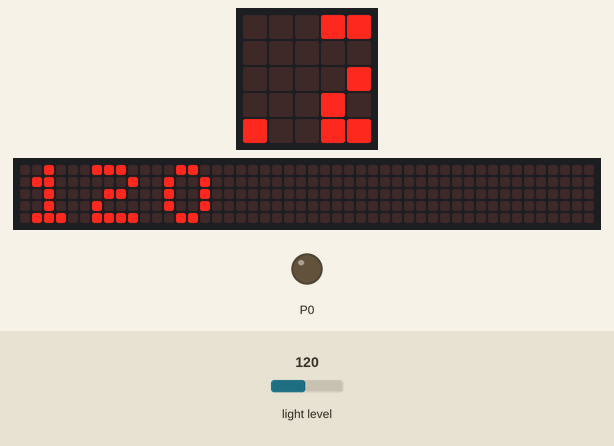
Recording of a program running on a simulated BBC micro:bit (MakeCode). Shown: the board's 5×5 LED display, a strip that is not on the board, showing the scrolling text unrolled, output pins drawn as LEDs (lit = HIGH). The inputs (shaded band) are chosen by the test bench; at power-on: light level 120. The 48×5 strip is a reading aid, not a part: it shows the text the display is scrolling, unrolled, one strip-width of it at a time.

Above: at 1.27 s.
1.3 s: light level set to 5
At 4.8 s:
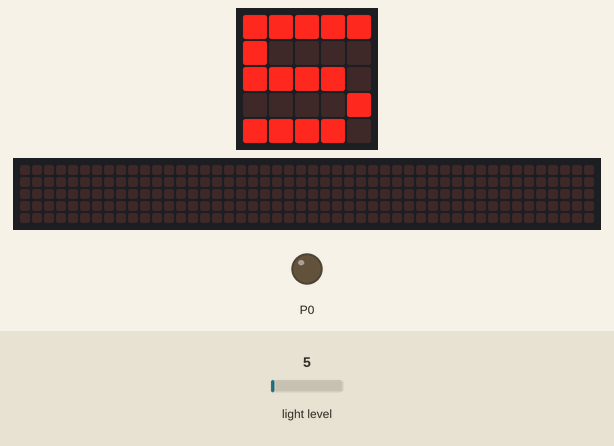
6.4 s: light level set to 64
At 7.03 s:
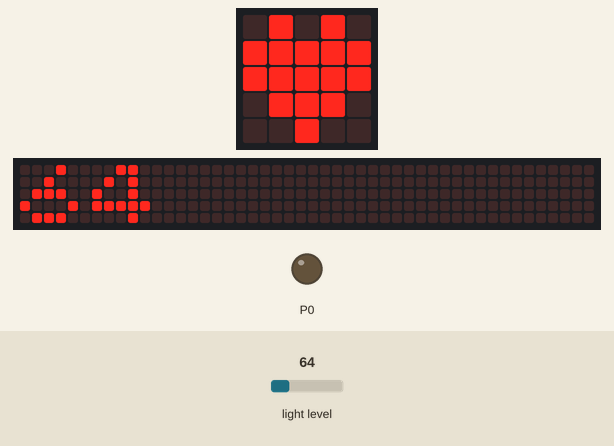
11.7 s: light level set to 128
At 17.05 s:
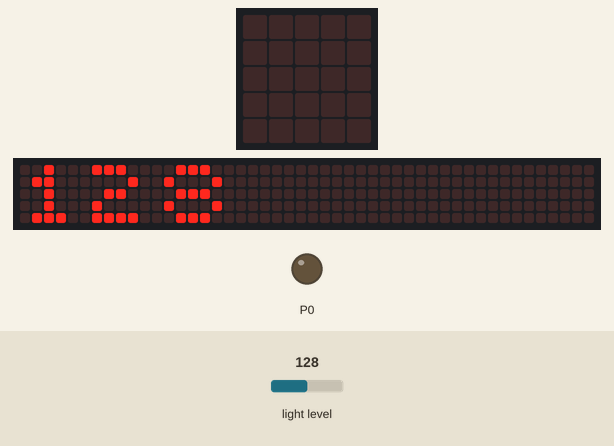

Measured:
- after the input at 1.3 s, the display: first differs from a run without the input after 2.9 s (image 1)
- after the input at 6.4 s, the display: changes after 0.56 s (image 2)
- what the display in image 1 shows lasts 0.8 s, from 4.2 s to 5.0 s

The program:

main.ts
```typescript
basic.forever(function () {
    basic.showNumber(input.lightLevel())
    basic.showIcon(IconNames.Heart)
    if (input.lightLevel() < 1) {
        pins.digitalWritePin(DigitalPin.P0, 1)
    } else {
        pins.digitalWritePin(DigitalPin.P0, 0)
    }
})
```

test.ts
```typescript
// 在這裡測試；當此封包作為擴充功能時，將不會編譯此內容。
```
